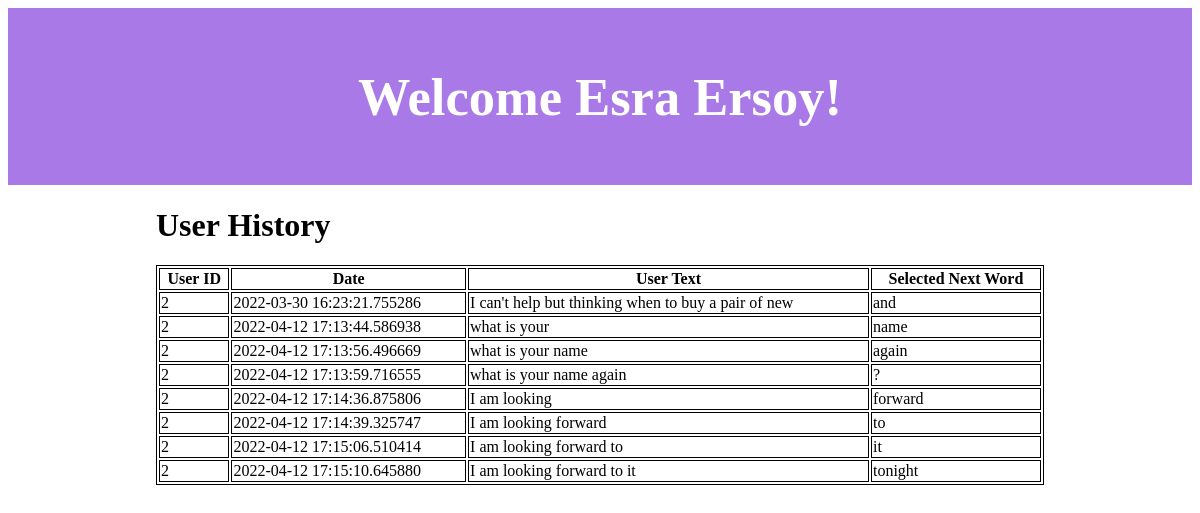
/user_history (signed in), run on the app's committed database.
### app.py (models this page shows, shortened)
class users(db.Model):
    id = db.Column(db.Integer(), primary_key=True)
    user = db.Column(db.String(100))

class history(db.Model):
    id = db.Column(db.Integer(), primary_key=True)
    user_id = db.Column(db.Integer())
    date = db.Column(db.DateTime, default=datetime.utcnow)
    text = db.Column(db.String(100))
    choice = db.Column(db.String(100))

### app.py (the view)
@app.route("/user_history")
def user_history():
    if "user" in session:
        user = session["user"]
    found_user = users.query.filter_by(user=user).first()
    return render_template("user_history.html", values=history.query.filter_by(user_id=found_user.id).all(),
                           username=user)

### templates/user_history.html (shortened to what this page needs)
<!doctype html>
<html>
<head>
</head>
<header>
    <h2>Welcome {{username}}!</h2>
</header>
<body>
    <div class="container">
        <h1>User History</h1>
        <table style="width:100%">
          <tr>
            <th>User ID</th>
            <th>Date</th>
            <th>User Text</th>
            <th>Selected Next Word</th>
          </tr>
        {% for item in values %}
          <tr>
            <td>{{item.user_id}}</td>
            <td>{{item.date}}</td>
            <td>{{item.text}}</td>
            <td>{{item.choice}}</td>
          </tr>
        {% endfor %}
        </table>
        <br>
    </div>
</body>
</html>

### templates/user_history.html (style rules this page uses)
.container { width: 75%; margin-left: auto; margin-right: auto; }
header { background-color: #A879E7; padding: 15px; text-align: center; font-size: 35px; color: white; }
table, th, td { border:1px solid black; }

### data on the page
users: user "Esra Ersoy"
history: user_id "2", date "2022-03-30 16:23:21.755286", text "I can't help but thinking when to buy a pair of new", choice "and"
history: user_id "2", date "2022-04-12 17:13:44.586938", text "what is your", choice "name"
history: user_id "2", date "2022-04-12 17:13:56.496669", text "what is your name", choice "again"
history: user_id "2", date "2022-04-12 17:13:59.716555", text "what is your name again", choice "?"
history: user_id "2", date "2022-04-12 17:14:36.875806", text "I am looking", choice "forward"
history: user_id "2", date "2022-04-12 17:14:39.325747", text "I am looking forward", choice "to"
history: user_id "2", date "2022-04-12 17:15:06.510414", text "I am looking forward to", choice "it"
history: user_id "2", date "2022-04-12 17:15:10.645880", text "I am looking forward to it", choice "tonight"
